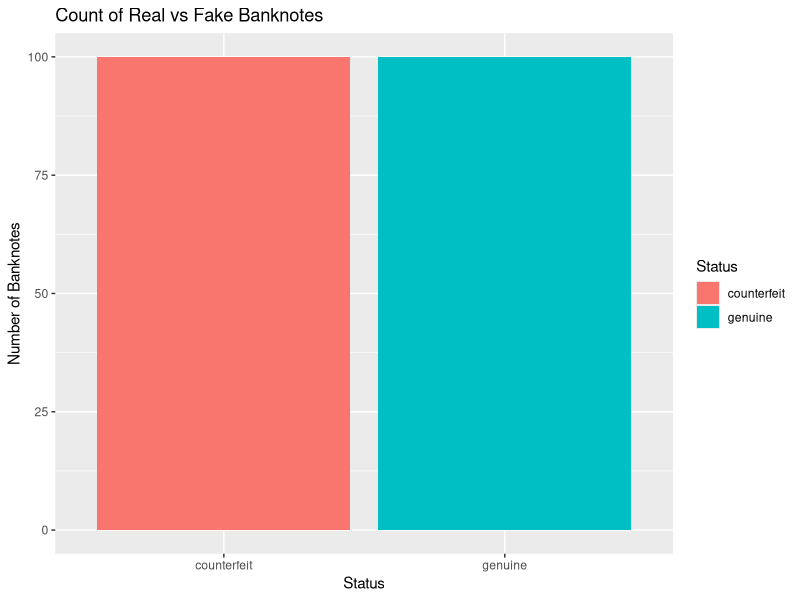
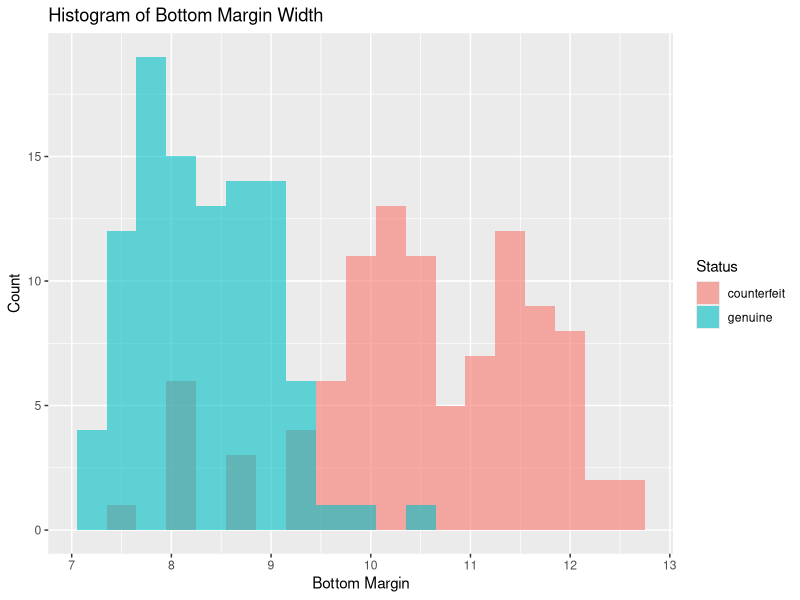
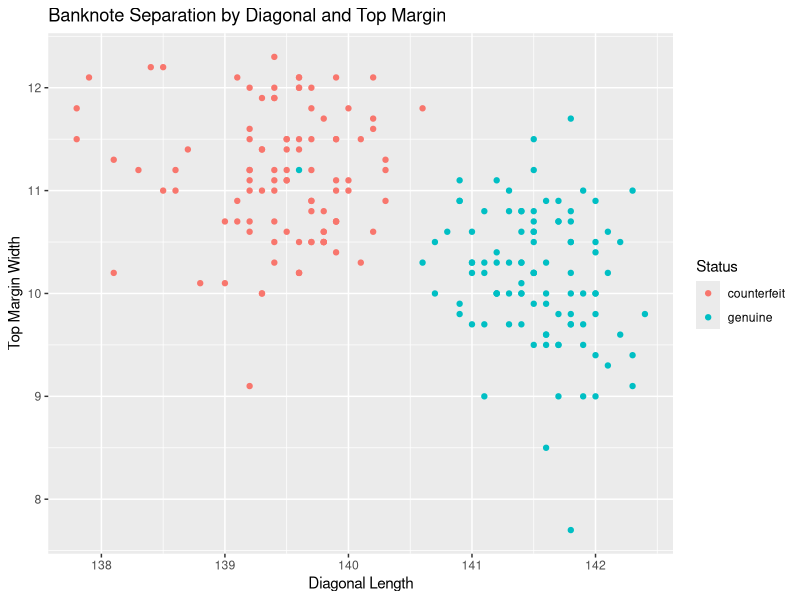

Recreate these plots in R, in order.
## ---- chunk 1
knitr::opts_chunk$set(echo = TRUE)
## ---- chunk 2
# install.packages("mclust")
library(mclust) # if this throws an error of the form 'there is no package called mcmclust', uncomment the line above, run it once, then comment the line out again and run the code chunk again.
library(ggplot2)
data(banknote)
## ---- chunk 3
str(banknote)
## ---- chunk 4
ggplot(data = banknote, aes(x = Status, fill = Status)) +
  geom_bar() +
  labs(title = "Count of Real vs Fake Banknotes", 
       y = "Number of Banknotes")
## ---- chunk 5
ggplot(data = banknote, aes(x = Bottom, fill = Status)) +
  geom_histogram(binwidth = 0.3, position = "identity", alpha = 0.6) +
  labs(title = "Histogram of Bottom Margin Width", 
       x = "Bottom Margin", 
       y = "Count")
## ---- chunk 6
ggplot(data = banknote, aes(x = Diagonal, y = Top, color = Status)) +
  geom_point() +
  labs(title = "Banknote Separation by Diagonal and Top Margin", 
       x = "Diagonal Length", 
       y = "Top Margin Width")
## ---- chunk 7
  
## ---- chunk 8

## ---- chunk 9
